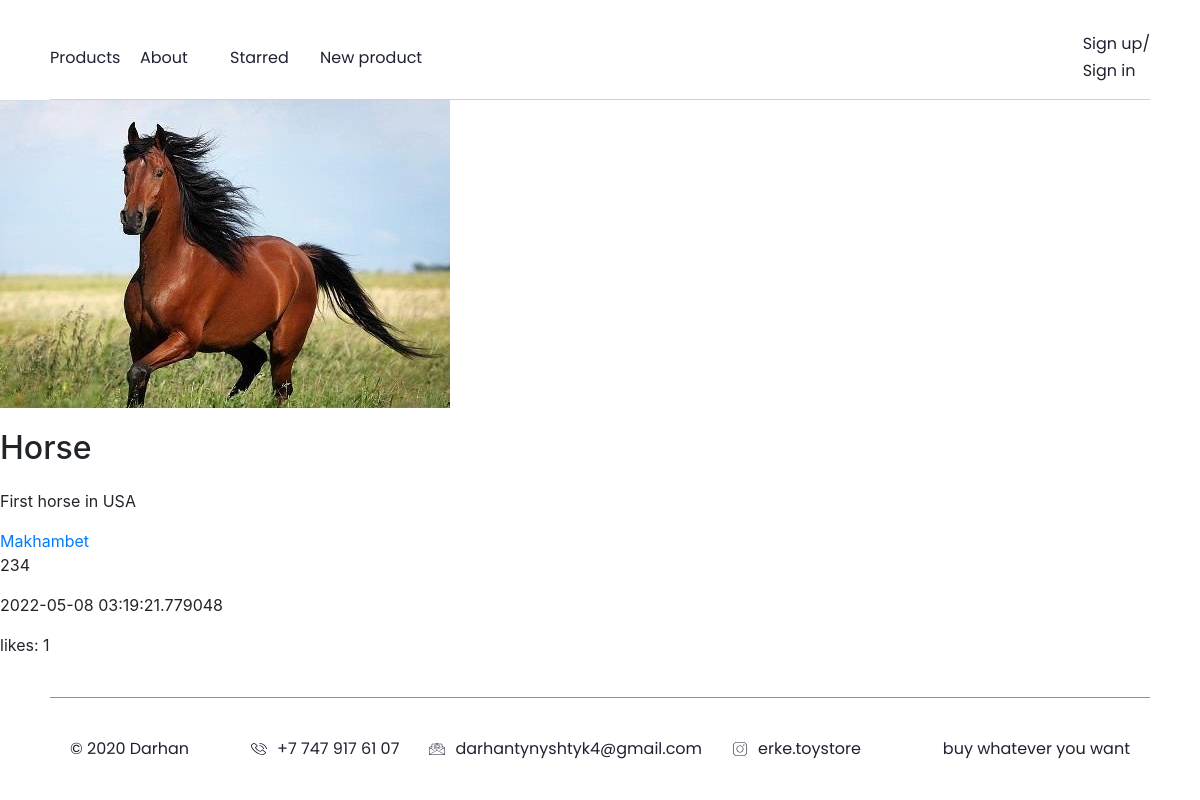
The app's page /product/2 with its own data.
### data/products.py (models this page shows)
class Product(SqlAlchemyBase, UserMixin, SerializerMixin):
    __tablename__ = 'products'
    id = sqlalchemy.Column(sqlalchemy.Integer,
                           primary_key=True, autoincrement=True)
    name = sqlalchemy.Column(sqlalchemy.String, nullable=True)
    about = sqlalchemy.Column(sqlalchemy.String, nullable=True)
    user_id = sqlalchemy.Column(sqlalchemy.Integer, sqlalchemy.ForeignKey('users.id'))
    price = sqlalchemy.Column(sqlalchemy.Integer)
    avatar_name = sqlalchemy.Column(sqlalchemy.String, default=None)
    date = sqlalchemy.Column(sqlalchemy.DateTime, default=datetime.datetime.now)
    likes = sqlalchemy.Column(sqlalchemy.Integer, default=0)
    is_private = sqlalchemy.Column(sqlalchemy.Boolean, default=False)
    starred = sqlalchemy.Column(sqlalchemy.String, default='')
    user = orm.relation("User")
    categories = orm.relation("Category",
                              secondary="association",
                              backref="products")

### data/users.py (models this page shows, shortened)
class User(SqlAlchemyBase, UserMixin, SerializerMixin):
    __tablename__ = 'users'
    id = sqlalchemy.Column(sqlalchemy.Integer,
                           primary_key=True, autoincrement=True)
    name = sqlalchemy.Column(sqlalchemy.String, nullable=True)
    about = sqlalchemy.Column(sqlalchemy.String, nullable=True)
    email = sqlalchemy.Column(sqlalchemy.String,
                              index=True, unique=True, nullable=True)
    hashed_password = sqlalchemy.Column(sqlalchemy.String, nullable=True)
    avatar_name = sqlalchemy.Column(sqlalchemy.String, default=None)
    created_date = sqlalchemy.Column(sqlalchemy.DateTime,
                                     default=datetime.datetime.now)
    starred = sqlalchemy.Column(sqlalchemy.String, default='')
    products = orm.relation("Product", back_populates='user')

### main.py (the view)
@app.route('/product/<int:product_id>', methods=['POST', 'GET'])
def get_product(product_id):  # Вывод информации о продукте
    session = db_session.create_session()
    product = session.query(Product).get(product_id)
    return render_template('product.html', current_user=current_user, product=product)

### data/db_session.py (called while the page is built)
def create_session() -> Session:
    global __factory
    return __factory()

### templates/product.html (shortened to what this page needs)
{% extends "base.html" %}
{% block content %}
<img {% if product.avatar_name != None %} src="/static/images/products/{{ product.id }}/{{ product.avatar_name }}"
     {% endif %}>
<h1>{{ product.name }}</h1>
<p>{{ product.about }}</p>
<a href="/user/{{ product.user.id }}">{{ product.user.name }}</a>
<p>{{ product.price }}</p>
<p>{{ product.date }}</p>
<p>likes: {{ product.likes }}</p>
{% endblock %}

### static/blocks/main-page/main-page.css (style rules this page uses)
html { -webkit-tap-highlight-color: rgba(0,0,0,0); -webkit-tap-highlight-color: transparent; -webkit-touch-callout: text; -webkit-user-select: text; -khtml-user-select: text; -moz-user-select: text; -ms-user-select: text; user-select: text; }
a { text-decoration: none; }

### static/blocks/base/base.css (style rules this page uses)
html { -webkit-tap-highlight-color: rgba(0, 0, 0, 0); -webkit-tap-highlight-color: transparent; -webkit-touch-callout: text; -webkit-user-select: text; -khtml-user-select: text; -moz-user-select: text; -ms-user-select: text; user-select: text; }
a { text-decoration: none; }

### records on screen
Product: avatar_name (picture), name "Horse", about "First horse in USA", price "234", date "2022-05-08 03:19:21.779048", likes "1"
User: user.name "Makhambet"
